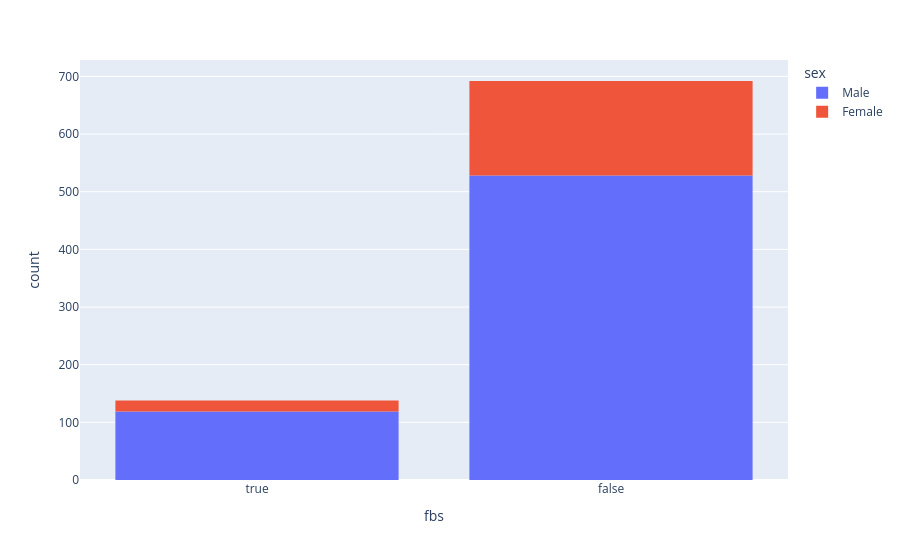

Here is the notebook cell this chart was saved with:
### Code cell
px.histogram(data_frame=df, x='fbs', color='sex')

### Figure 1 — Plotly figure (JSON) as saved in the notebook; plotly's stock layout.template omitted (floating-point values rounded to 4 significant figures; data arrays with more than 128 entries replaced by an {"elided": "..."} marker saying what was removed)
{"data": [{"alignmentgroup": "True", "bingroup": "x", "hovertemplate": "sex=Male<br>fbs=%{x}<br>count=%{y}<extra></extra>", "legendgroup": "Male", "marker": {"color": "#636efa", "pattern": {"shape": ""}}, "name": "Male", "offsetgroup": "Male", "orientation": "v", "showlegend": true, "type": "histogram", "x": {"elided": "726 bool values"}, "xaxis": "x", "yaxis": "y"}, {"alignmentgroup": "True", "bingroup": "x", "hovertemplate": "sex=Female<br>fbs=%{x}<br>count=%{y}<extra></extra>", "legendgroup": "Female", "marker": {"color": "#EF553B", "pattern": {"shape": ""}}, "name": "Female", "offsetgroup": "Female", "orientation": "v", "showlegend": true, "type": "histogram", "x": {"elided": "194 bool values"}, "xaxis": "x", "yaxis": "y"}], "layout": {"barmode": "relative", "legend": {"title": {"text": "sex"}, "tracegroupgap": 0}, "margin": {"t": 60}, "xaxis": {"anchor": "y", "domain": [0, 1], "title": {"text": "fbs"}}, "yaxis": {"anchor": "x", "domain": [0, 1], "title": {"text": "count"}}}}
